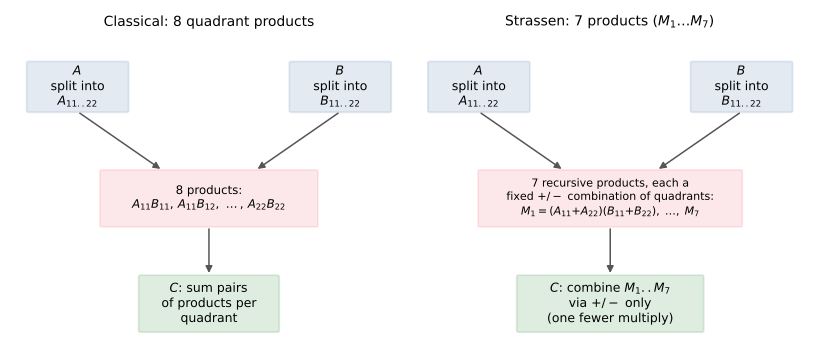

Generate this figure with Python:
"""
Figure: conceptual diagram of classical block multiplication (8
quadrant products) vs. Strassen's recursion (7 products). Purely
explanatory -- no benchmark data -- to give a reader new to the topic
a mental picture before Section 2's math. Run: python3 fig_strassen_concept.py
Output: fig_strassen_concept.pdf
"""
import matplotlib.pyplot as plt
from matplotlib.patches import FancyBboxPatch, FancyArrowPatch

fig, axes = plt.subplots(1, 2, figsize=(8.2, 3.6))


def box(ax, xy, w, h, text, color="#4477AA", fontsize=9, fc_alpha=0.15):
    b = FancyBboxPatch(xy, w, h, boxstyle="round,pad=0.02,rounding_size=0.05",
                        linewidth=1.3, edgecolor=color,
                        facecolor=color, alpha=fc_alpha, zorder=2)
    ax.add_patch(b)
    ax.text(xy[0] + w / 2, xy[1] + h / 2, text, ha="center", va="center",
            fontsize=fontsize, zorder=3)


def arrow(ax, p1, p2, color="#555555"):
    ax.add_patch(FancyArrowPatch(p1, p2, arrowstyle="-|>", mutation_scale=10,
                                  color=color, lw=1.1, zorder=2))


# --- Left panel: classical quadrant multiplication ---
ax = axes[0]
ax.set_xlim(0, 10)
ax.set_ylim(0, 10)
ax.axis("off")
ax.set_title("Classical: 8 quadrant products", fontsize=10)
box(ax, (0.3, 7.5), 2.6, 1.6, "$A$\nsplit into\n$A_{11..22}$", "#4477AA")
box(ax, (7.1, 7.5), 2.6, 1.6, "$B$\nsplit into\n$B_{11..22}$", "#4477AA")
box(ax, (2.2, 3.8), 5.6, 1.8, "8 products:\n$A_{11}B_{11},\\,A_{11}B_{12},\\,\\dots,\\,A_{22}B_{22}$",
    "#EE6677", fontsize=8.5)
box(ax, (3.2, 0.4), 3.6, 1.8, "$C$: sum pairs\nof products per\nquadrant", "#228833")
arrow(ax, (1.6, 7.5), (3.8, 5.6))
arrow(ax, (8.4, 7.5), (6.2, 5.6))
arrow(ax, (5.0, 3.8), (5.0, 2.2))

# --- Right panel: Strassen's 7 products ---
ax = axes[1]
ax.set_xlim(0, 10)
ax.set_ylim(0, 10)
ax.axis("off")
ax.set_title("Strassen: 7 products ($M_1 \\ldots M_7$)", fontsize=10)
box(ax, (0.3, 7.5), 2.6, 1.6, "$A$\nsplit into\n$A_{11..22}$", "#4477AA")
box(ax, (7.1, 7.5), 2.6, 1.6, "$B$\nsplit into\n$B_{11..22}$", "#4477AA")
box(ax, (1.6, 3.8), 6.8, 1.8,
    "7 recursive products, each a\nfixed $+/-$ combination of quadrants:\n$M_1=(A_{11}{+}A_{22})(B_{11}{+}B_{22}),\\;\\ldots,\\;M_7$",
    "#EE6677", fontsize=8)
box(ax, (2.6, 0.4), 4.8, 1.8,
    "$C$: combine $M_1..M_7$\nvia $+/-$ only\n(one fewer multiply)", "#228833")
arrow(ax, (1.6, 7.5), (3.8, 5.6))
arrow(ax, (8.4, 7.5), (6.2, 5.6))
arrow(ax, (5.0, 3.8), (5.0, 2.2))

fig.tight_layout()
fig.savefig("fig_strassen_concept.pdf")
print("wrote fig_strassen_concept.pdf")
